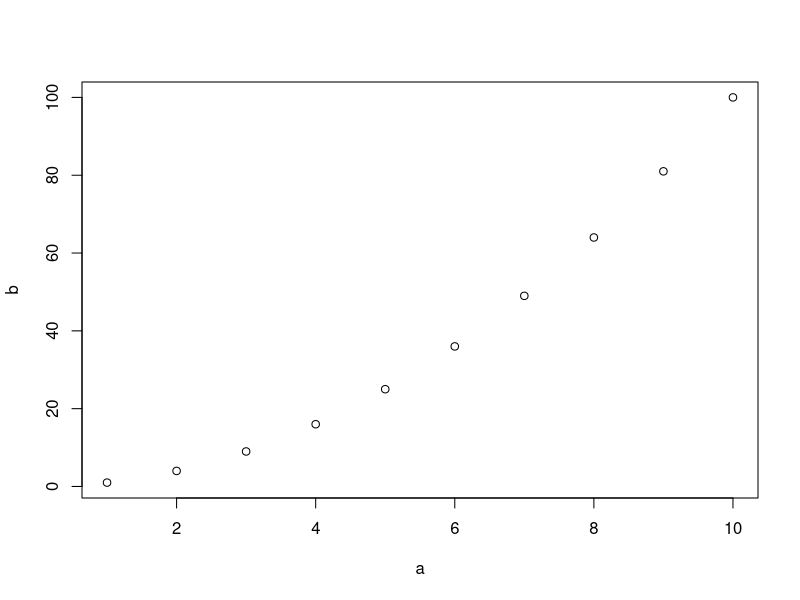

Write R code to recreate this figure.
## ---- chunk 1
a <- seq(1:10)
b <- a*a
plot(a, b)
